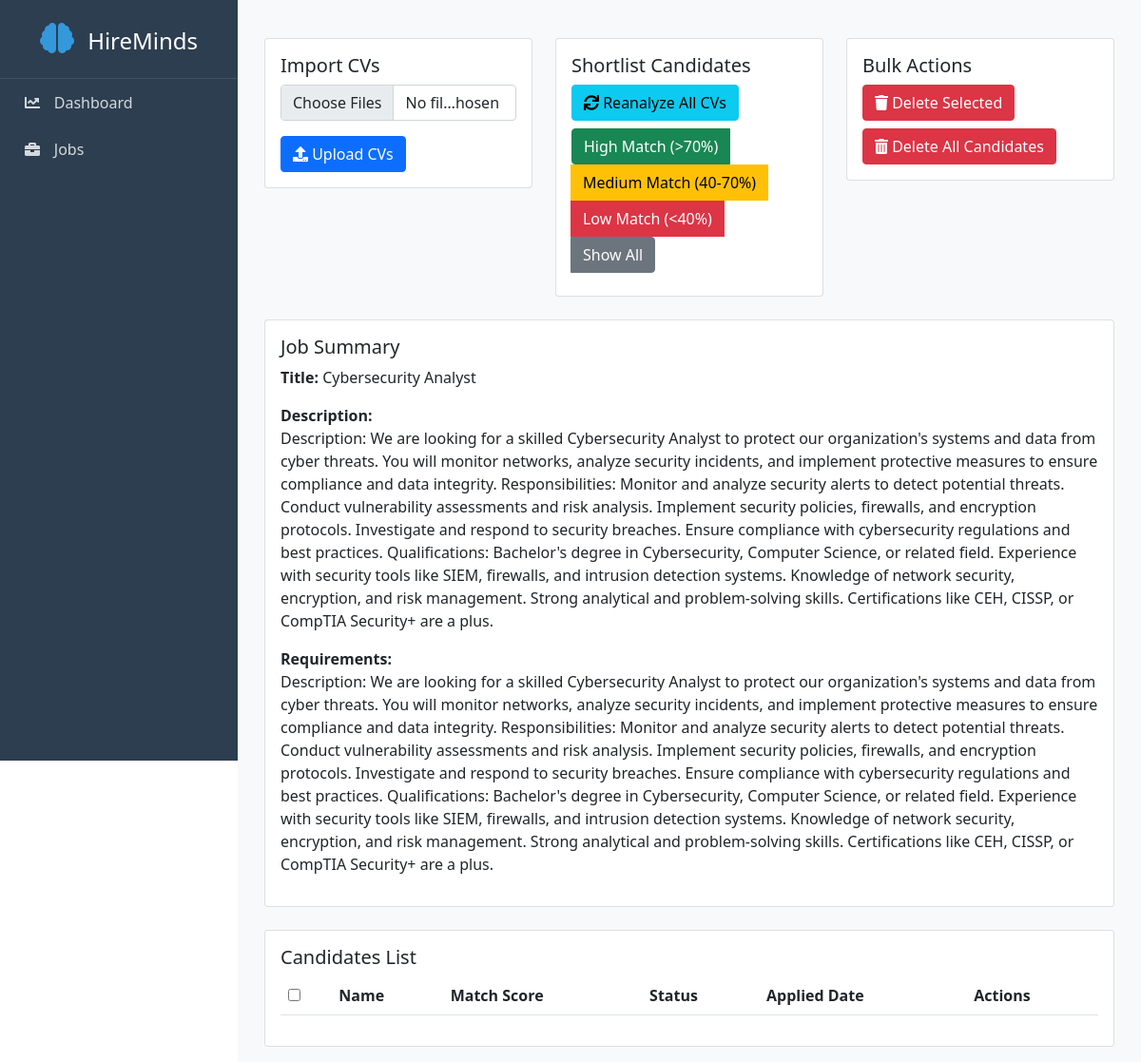
Page /candidates/5 on the committed database.
### app/models/job.py (models this page shows, shortened)
class Job(db.Model):
    __tablename__ = 'job'
    id = db.Column(db.Integer, primary_key=True)
    _title = db.Column('title', db.String(200), nullable=False)
    _description = db.Column('description', db.Text, nullable=False)
    _requirements = db.Column('requirements', db.Text, nullable=False)
    created_at = db.Column(db.DateTime, nullable=False, default=lambda: datetime.now(timezone.utc))
    candidates = db.relationship('Candidate', backref='job', lazy=True, cascade='all, delete-orphan')
    shortlisted_candidates = db.relationship('ShortlistedCandidate',
                                          backref=db.backref('job_listing', lazy=True),
                                          lazy=True,
                                          cascade='all, delete-orphan')
    @property
    def title(self):
        return self._title.replace("'''", "").replace("''", "'").replace("'", "'") if self._title else ""
    @title.setter
    def title(self, value):
        """Set title with cleaning."""
        self._title = value.replace("'''", "").replace("''", "'").replace("'", "'") if value else ""
    @property
    def description(self):
        return self._description.replace("'''", "").replace("''", "'").replace("'", "'") if self._description else ""
    @description.setter
    def description(self, value):
        """Set description with cleaning."""
        self._description = value.replace("'''", "").replace("''", "'").replace("'", "'") if value else ""
    @property
    def requirements(self):
        return self._requirements.replace("'''", "").replace("''", "'").replace("'", "'") if self._requirements else ""
    @requirements.setter
    def requirements(self, value):
        """Set requirements with cleaning."""
        self._requirements = value.replace("'''", "").replace("''", "'").replace("'", "'") if value else ""

### app/routes.py (the view)
@main.route('/candidates/<int:job_id>')
def candidates(job_id):
    job = Job.query.get_or_404(job_id)
    candidates = Candidate.query.filter_by(job_id=job_id).all()
    shortlisted = get_shortlisted_candidates(job_id)
    return render_template('candidates.html', job=job, candidates=candidates, shortlisted=shortlisted)

### agents/shortlister.py (called while the page is built)
def get_shortlisted_candidates(job_id):
    return ShortlistedCandidate.query.filter_by(job_id=job_id).all()

### app/templates/candidates.html (shortened to what this page needs)
{% extends "base.html" %}
{% block content %}
<div class="container mt-4">
    <div class="row mb-4">
        <div class="col-md-4">
            <div class="card">
                <div class="card-body">
                    <h5 class="card-title">Import CVs</h5>
                    <form action="{{ url_for('main.import_cvs', job_id=job.id) }}" method="post" enctype="multipart/form-data">
                        <div class="mb-3">
                            <input type="file" class="form-control" name="cvs" multiple accept=".pdf,.doc,.docx">
                        </div>
                        <button type="submit" class="btn btn-primary">
                            <i class="fas fa-upload"></i> Upload CVs
                        </button>
                    </form>
                </div>
            </div>
        </div>
        <div class="col-md-4">
            <div class="card">
                <div class="card-body">
                    <h5 class="card-title">Shortlist Candidates</h5>
                    <button id="reanalyze-button" class="btn btn-info mb-2">
                        <i class="fas fa-sync"></i> Reanalyze All CVs
                    </button>
                    <div class="btn-group d-block mb-2">
                        <button id="filterHighBtn" class="btn btn-success">High Match (>70%)</button>
                        <button id="filterMediumBtn" class="btn btn-warning">Medium Match (40-70%)</button>
                        <button id="filterLowBtn" class="btn btn-danger">Low Match (<40%)</button>
                        <button id="filterAllBtn" class="btn btn-secondary">Show All</button>
                    </div>
                </div>
            </div>
        </div>
        <div class="col-md-4">
            <div class="card">
                <div class="card-body">
                    <h5 class="card-title">Bulk Actions</h5>
                    <button id="delete-selected" class="btn btn-danger mb-2">
                        <i class="fas fa-trash"></i> Delete Selected
                    </button>
                    <button id="delete-all" class="btn btn-danger">
                        <i class="fas fa-trash-alt"></i> Delete All Candidates
                    </button>
                </div>
            </div>
        </div>
    </div>
    <div class="card">
        <div class="card-body">
            <h5 class="card-title">Job Summary</h5>
            <div class="mb-3">
                <strong>Title:</strong>
                <span>{{ job.title | replace("'''", "") }}</span>
            </div>
            <div class="mb-3">
                <strong>Description:</strong>
                <p>{{ job.description | replace("'''", "") }}</p>
            </div>
            <div class="mb-3">
                <strong>Requirements:</strong>
                <p>{{ job.requirements | replace("'''", "") }}</p>
            </div>
        </div>
    </div>
    <div class="card mt-4">
        <div class="card-body">
            <h5 class="card-title">Candidates List</h5>
            <div class="table-responsive">
                <table id="candidates-table" class="table table-striped">
                    <thead>
                        <tr>
                            <th>
                                <input type="checkbox" id="select-all" onclick="toggleAllCheckboxes(this)">
                            </th>
                            <th>Name</th>
                            <th>Match Score</th>
                            <th>Status</th>
                            <th>Applied Date</th>
                            <th>Actions</th>
                        </tr>
                    </thead>
                </table>
            </div>
        </div>
    </div>
</div>
{% endblock %}

### app/templates/base.html (style rules this page uses)
:root { --sidebar-width: 250px; --primary-color: #2c3e50; --secondary-color: #34495e; }
body { display: flex; min-height: 100vh; }

### rows in the picture
Job: title "Cybersecurity Analyst", description "Description: We are looking for a skilled Cybersecurity Analyst to protect our organization's systems and data from cyber threats. You will monitor networks, analyze security incidents, and implement protective measures to ensure compliance and data integrity. Responsibilities: Monitor and analyze security alerts to detect potential threats. Conduct vulnerability assessments and risk analysis. Implement security policies, firewalls, and encryption protocols. Investigate and respond to security breaches. Ensure compliance with cybersecurity regulations and best practices. Qualifications: Bachelor's degree in Cybersecurity, Computer Science, or related field. Experience with security tools…", requirements "Description: We are looking for a skilled Cybersecurity Analyst to protect our organization's systems and data from cyber threats. You will monitor networks, analyze security incidents, and implement protective measures to ensure compliance and data integrity. Responsibilities: Monitor and analyze security alerts to detect potential threats. Conduct vulnerability assessments and risk analysis. Implement security policies, firewalls, and encryption protocols. Investigate and respond to security breaches. Ensure compliance with cybersecurity regulations and best practices. Qualifications: Bachelor's degree in Cybersecurity, Computer Science, or related field. Experience with security tools…"
